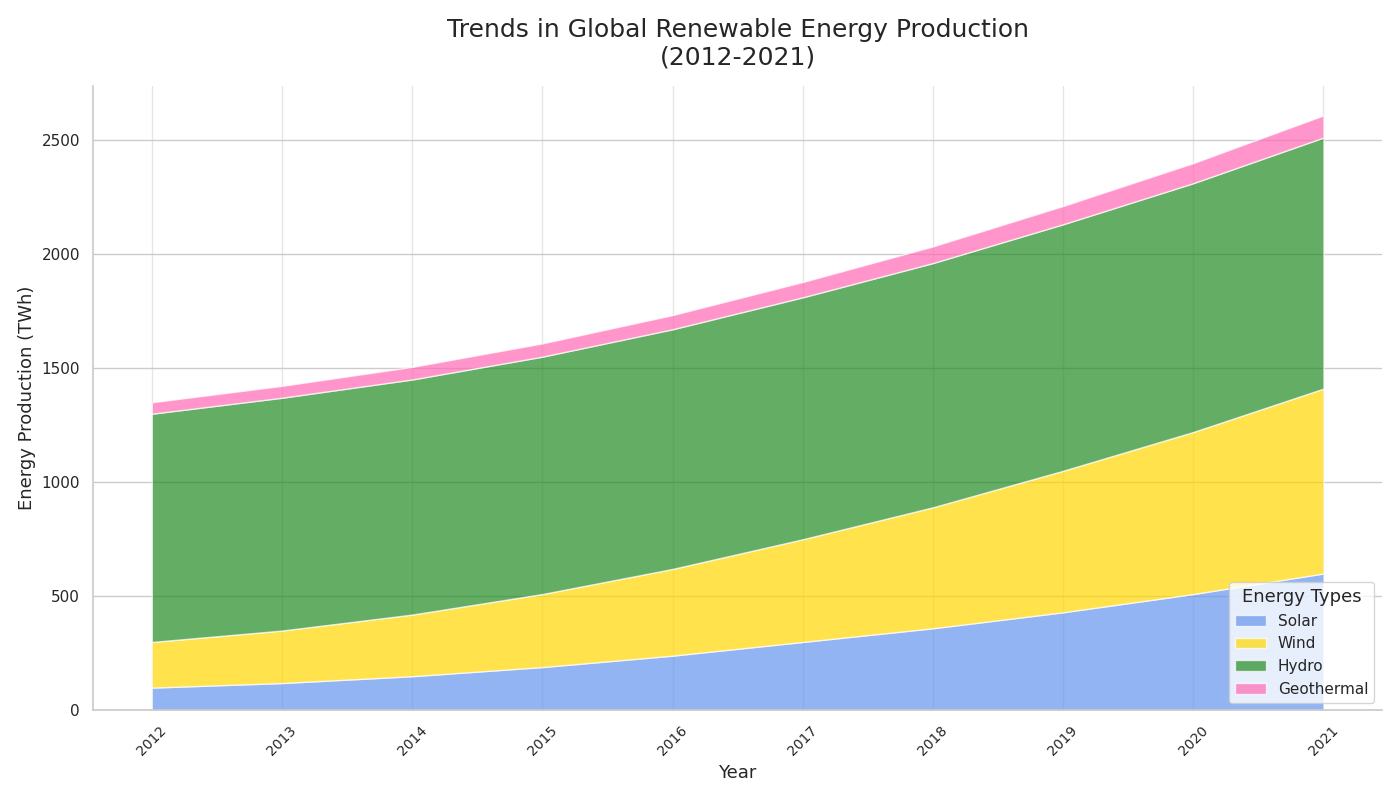

The Python source for this figure:
import matplotlib.pyplot as plt
import numpy as np

years = np.arange(2012, 2022)

solar = np.array([100, 120, 150, 190, 240, 300, 360, 430, 510, 600])
wind = np.array([200, 230, 270, 320, 380, 450, 530, 620, 710, 810])
hydro = np.array([1000, 1020, 1030, 1040, 1050, 1060, 1070, 1080, 1090, 1100])
geothermal = np.array([50, 52, 55, 58, 62, 67, 73, 80, 88, 97])

energy_sources = np.vstack([solar, wind, hydro, geothermal])

altered_colors = ['#6495ED', '#FFD700', '#228B22', '#FF69B4']

fig, ax = plt.subplots(figsize=(14, 8))

ax.stackplot(years, energy_sources, labels=['Solar', 'Wind', 'Hydro', 'Geothermal'], colors=altered_colors, alpha=0.7)

ax.set_title('Trends in Global Renewable Energy Production\n(2012-2021)', fontsize=18, fontweight='normal', pad=15)
ax.set_xlabel('Year', fontsize=13)
ax.set_ylabel('Energy Production (TWh)', fontsize=13)

ax.legend(loc='lower right', title='Energy Types', fontsize=11, title_fontsize='13')

ax.xaxis.grid(True, linestyle='-', alpha=0.5)

ax.set_xticks(years)
ax.set_xticklabels([str(year) for year in years], fontsize=10, rotation=45)

ax.spines['top'].set_visible(False)
ax.spines['right'].set_visible(False)

plt.tight_layout()
plt.show()
